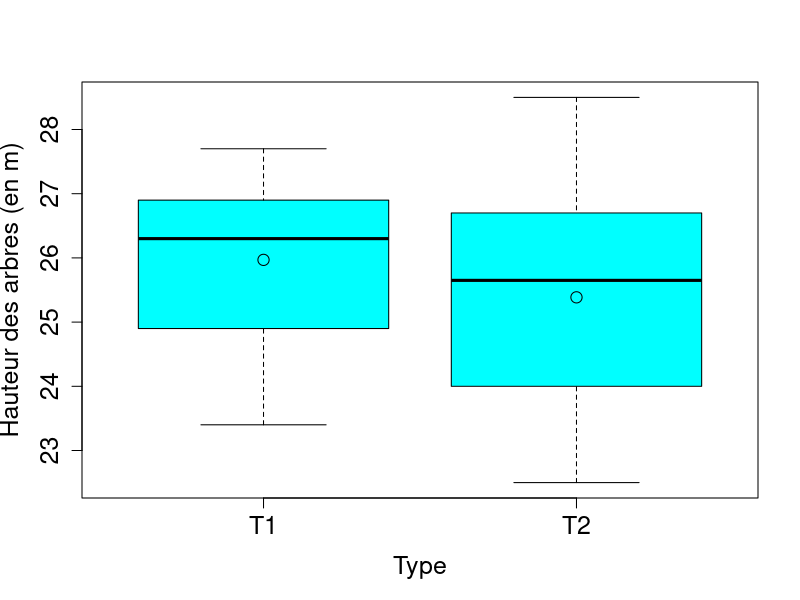
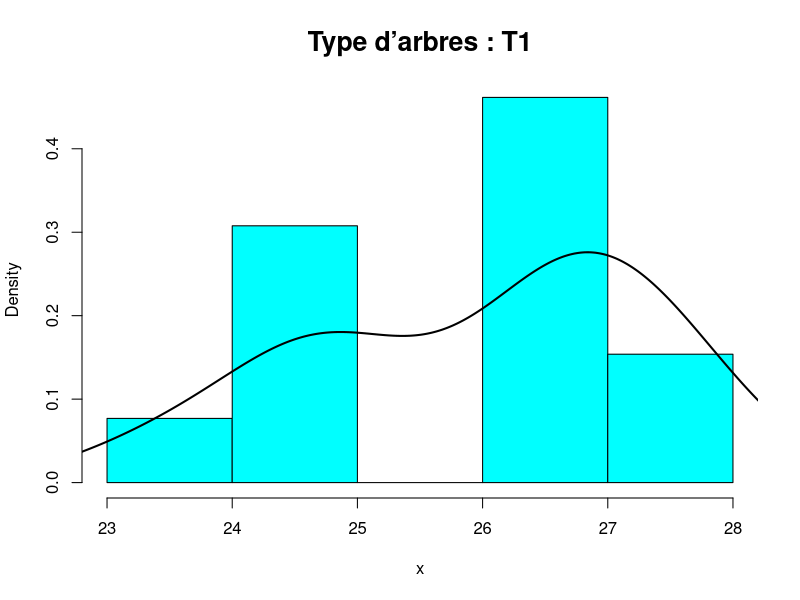
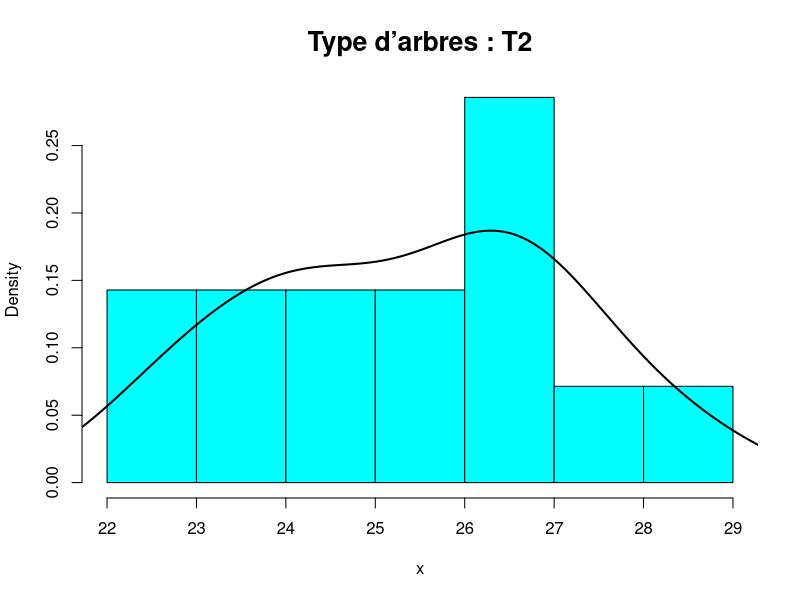

R code for these plots, in order:
# Nettoyage de l’espace de travail
rm(list=ls())

data = read.table("Arbre_data.txt",header=TRUE,sep=";",dec=".")
attach(data)

StatBase = summary(Hauteur[Type=="T1"])
StatBase = rbind(StatBase, summary(Hauteur[Type=="T2"]))
# Ajout des écart-types
std = c(sd(Hauteur[Type=="T1"]), sd(Hauteur[Type=="T2"]))
StatBase = cbind(StatBase, std)
row.names(StatBase) = c("T1","T2")
round(StatBase, 2)

boxplot(Hauteur ~ Type, col="cyan", names=c("T1","T2"),cex.axis=1.5,
        ylab = "Hauteur des arbres (en m)", cex.lab=1.5)
# Ajout des moyennes
moy1 = mean(Hauteur[Type=="T1"])
moy2 = mean(Hauteur[Type=="T2"])
points(c(moy1,moy2), cex=1.5)

x = Hauteur[Type=="T1"]
hist(x, freq=F, col="cyan",main="Type d’arbres : T1", cex.main=1.6)
lines(density(x), lwd=2)
#
x = Hauteur[Type=="T2"]
hist(x, freq=F, col="cyan",main="Type d’arbres : T2", cex.main=1.6)
lines(density(x), lwd=2)

# Tests de Normalité
shapiro.test(Hauteur[Type=="T1"])
shapiro.test(Hauteur[Type=="T2"])

# Tests de variances
var.test(Hauteur ~ Type)

# Tests de moyennes
t.test(Hauteur ~ Type, var.equal=TRUE)

